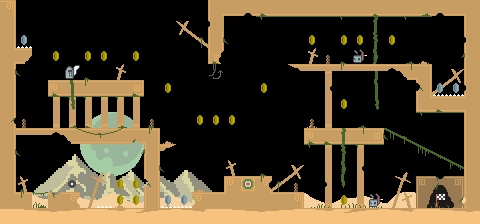

The image is a tile-based game level rendered from a .tmx file. Its description and source (layers, tilesets, objects; grid data summarised) follow:
An orthogonal 30x14 tile map with 16x16 px tiles, 13 tile layers (FarBGLayer, MidBGLayer, NearBGLayer, LowDoodadLayer, ...).

<map version="1.10" tiledversion="1.10.2" orientation="orthogonal" renderorder="right-down" width="30" height="14" tilewidth="16" tileheight="16" infinite="0" nextlayerid="23" nextobjectid="1">
 <tileset firstgid="1" source="Revised Desert Ruins.tsx" />
 <layer id="16" name="FarBGLayer" width="30" height="14">
  <data>[420 cells, 420 non-empty, 17 distinct tile ids]</data>
 </layer>
 <layer id="15" name="MidBGLayer" width="30" height="14">
  <data>[420 cells, 420 non-empty, 53 distinct tile ids]</data>
 </layer>
 <layer id="14" name="NearBGLayer" width="30" height="14">
  <data>[420 cells, 420 non-empty, 14 distinct tile ids]</data>
 </layer>
 <layer id="17" name="LowDoodadLayer" width="30" height="14">
  <data>[420 cells, 420 non-empty, 19 distinct tile ids]</data>
 </layer>
 <layer id="19" name="MidDoodadLayer" width="30" height="14">
  <data>[420 cells, 420 non-empty, 34 distinct tile ids]</data>
 </layer>
 <layer id="1" name="ObstacleLayer" width="30" height="14">
  <data>[420 cells, 420 non-empty, 45 distinct tile ids]</data>
 </layer>
 <layer id="22" name="ObjectLayer" width="30" height="14">
  <data>[420 cells, 418 non-empty, 10 distinct tile ids]</data>
 </layer>
 <layer id="11" name="RopeLayer" width="30" height="14">
  <data>[420 cells, 420 non-empty, 8 distinct tile ids]</data>
 </layer>
 <layer id="12" name="ZiplineLayer" width="30" height="14">
  <data>[420 cells, 420 non-empty, 3 distinct tile ids]</data>
 </layer>
 <layer id="13" name="TrampolineLayer" width="30" height="14">
  <data>[420 cells, 420 non-empty, 2 distinct tile ids]</data>
 </layer>
 <layer id="20" name="LedgeLayer" width="30" height="14">
  <data>[420 cells, 420 non-empty, 6 distinct tile ids]</data>
 </layer>
 <layer id="18" name="SpikeLayer" width="30" height="14">
  <data>[420 cells, 420 non-empty, 2 distinct tile ids]</data>
 </layer>
 <layer id="6" name="HighDoodadLayer" width="30" height="14">
  <data>[420 cells, 420 non-empty, 20 distinct tile ids]</data>
 </layer>
</map>
